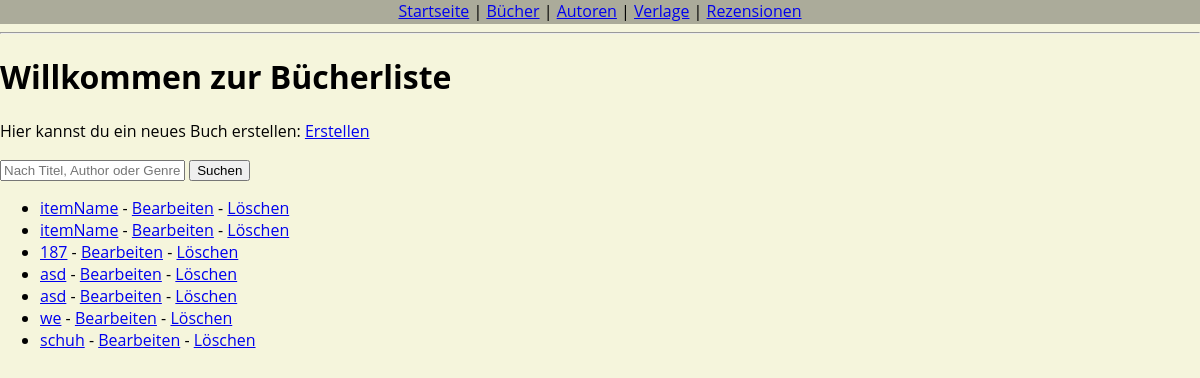
The page /books/ on the database as committed earlier.
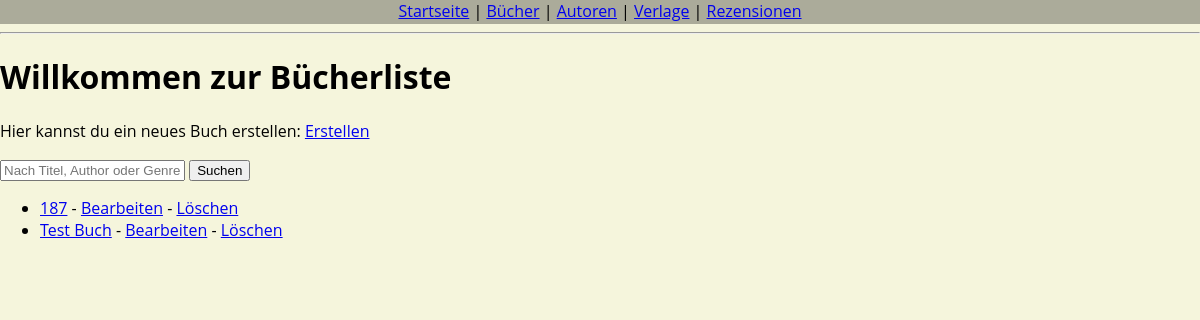
The same page on the database as committed later.
### library/models.py (models this page shows, shortened)
class BookItem(models.Model):
    Titel = models.CharField(max_length=200)
    Author = models.ForeignKey(
        Author,
        on_delete=models.CASCADE,
        related_name="books"
    )
    Veröffentlichungsdatum = models.DateField(default=date.today)
    Genre = models.CharField(max_length=100, blank=True)
    Beschreibung = models.TextField(blank=True)

### library/views.py (the view, shortened to what this page needs)
# urls.py: path("books/", views.BookListView.as_view(), name="book_list"),
class BookListView(ListView):
    model = BookItem
    template_name = "library/book/book_list.html"
    context_object_name = "all_items"
    def get_queryset(self):
        queryset = super().get_queryset()
        search_query = self.request.GET.get("q")
        return queryset

### library/templates/library/book/book_list.html
{% extends "library/base.html" %}
{% block content %}
  <h1>Willkommen zur Bücherliste</h1>
  <p>
    Hier kannst du ein neues Buch erstellen:
    <a href="{% url 'book_create' %}">Erstellen</a>
  </p>
  <form method="get" action="{% url 'book_list' %}">
    <input
      type="text"
      name="q"
      placeholder="Nach Titel, Author oder Genre suchen..."
      value="{{ request.GET.q }}"
    >
    <button type="submit">Suchen</button>
  </form>
  <ul>
    {% for b in all_items %}
      <li>
        <a href="{% url 'book_detail' b.pk %}">{{ b.Titel }}</a>
        - <a href="{% url 'book_update' b.pk %}">Bearbeiten</a>
        - <a href="{% url 'book_delete' b.pk %}">Löschen</a>
      </li>
    {% empty %}
      <li>Noch keine Bücher vorhanden.</li>
    {% endfor %}
  </ul>
{% endblock %}

### library/templates/library/base.html (shortened to what this page needs)
<!DOCTYPE html>
<html lang="de">
<head>
    <link href="https://cdn.jsdelivr.net/npm/select2@4.1.0-rc.0/dist/css/select2.min.css" rel="stylesheet" />
</head>
<body>
    <header>
        <nav>
            <a href="{% url 'home' %}">Startseite</a> |
            <a href="{% url 'book_list' %}">Bücher</a> |
            <a href="{% url 'author_list' %}">Autoren</a> |
            <a href="{% url 'publisher_list' %}">Verlage</a> |
            <a href="{% url 'review_list' %}">Rezensionen</a>
         </nav>
    </header>
    <hr>
    <main>
        {% block content %}{% endblock %}
    </main>
</body>
</html>

### library/templates/library/base.html (style rules this page uses)
body { font-family: 'Open Sans', sans-serif; background-color: beige; margin: 0; }
header { background-color: rgba(0, 0, 0, 0.3); display: flex; height: 24px; justify-content: center; }

Rows that differ between the two databases and show on the page:
removed BookItem: Titel "itemName"
removed BookItem: Titel "itemName"
removed BookItem: Titel "asd"
removed BookItem: Titel "asd"
removed BookItem: Titel "we"
removed BookItem: Titel "schuh"
added BookItem: Titel "Test Buch"
